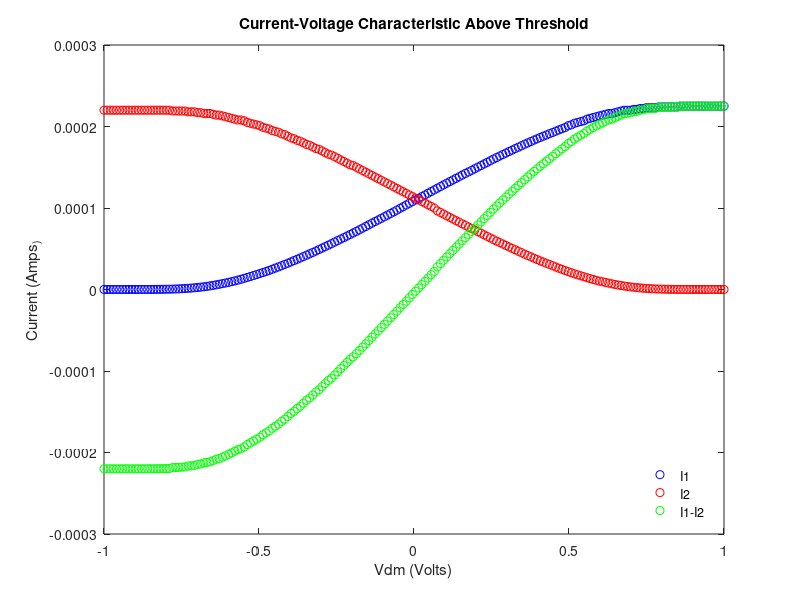
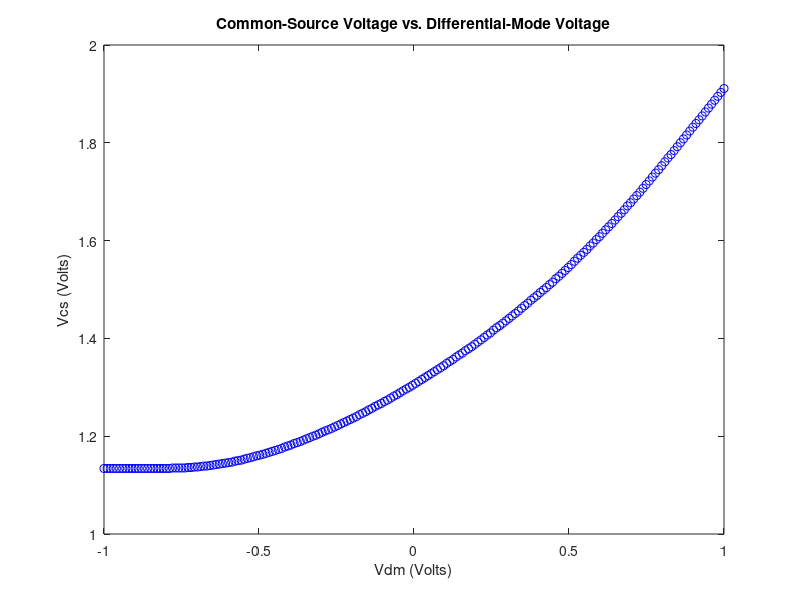

These figures' MATLAB source, in order:
load ('Lab7_data.mat')

I1 = I1_above_3V;
I2 = I2_above_3V;

Vdm = Vdm_big_range;
Vcs = V_node_above_3V;
%% Current Plot
Idiff = I1 - I2;

figure;
plot(Vdm,I1,'bo')
hold on;
plot(Vdm,I2,'ro')
hold on;
plot(Vdm,Idiff,'go')


%Legend
legend('I1','I2','I1-I2');
legend('boxoff')
legend('Location','southeast')

%Labels
title('Current-Voltage Characteristic Above Threshold');
xlabel("Vdm (Volts)");
ylabel("Current (Amps_)");

hold off;
%% Voltage Plot

figure;
plot(Vdm,Vcs,'bo')

%Labels
title('Common-Source Voltage vs. Differential-Mode Voltage');
xlabel("Vdm (Volts)");
ylabel("Vcs (Volts)");